Frame 1 (no input): blank canvas, image omitted
Frame 60 (no input): blank canvas, image omitted
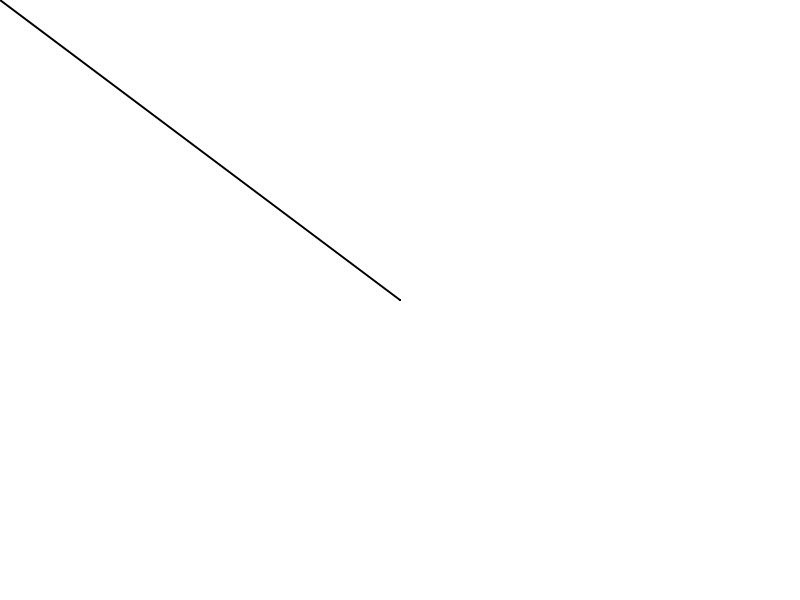
Frame 120 (the mouse pressed at the canvas centre since frame 60)

The p5.js sketch whose frames 1 and 60 were blank and that drew this single picture after the mouse press (run headless with seeded random() and noise() and a simulated clock; from frame 60 on, the mouse is pressed at the canvas centre):

// p5.js sketch
// ── sketch.js
let tool = 'pencil'; // Текущий инструмент
let strokeColor = '#000000'; // Цвет карандаша
let fillColor = '#ffffff'; // Цвет заливки фигуры
let strokeWeightValue = 2; // Толщина линии
let shapes = []; // Хранилище фигур для отрисовки

function setup() {
    createCanvas(800, 600);
    background(255);

    createUI(); // Создаём элементы управления
}

function draw() {
    if (mouseIsPressed && tool === 'pencil') {
        stroke(strokeColor);
        strokeWeight(strokeWeightValue);
        line(mouseX, mouseY, pmouseX, pmouseY);
    }
}

// Отслеживаем действия пользователя при клике
function mousePressed() {
    if (tool === 'circle') {
        let circle = {
            x: mouseX,
            y: mouseY,
            size: 50,
            fill: fillColor,
            stroke: strokeColor,
            strokeWeight: strokeWeightValue,
        };
        shapes.push(circle);
    }
}

// Отображение всех фигур
function drawShapes() {
    for (let shape of shapes) {
        fill(shape.fill);
        stroke(shape.stroke);
        strokeWeight(shape.strokeWeight);
        ellipse(shape.x, shape.y, shape.size, shape.size);
    }
}

// Создание панели управления
function createUI() {
    // Кнопка для выбора "обычного карандаша"
    let pencilButton = createButton('Обычный карандаш');
    pencilButton.mousePressed(() => {
        tool = 'pencil';
        strokeWeightValue = 2;
    });

    // Кнопка для выбора "толстого карандаша"
    let thickPencilButton = createButton('Толстый карандаш');
    thickPencilButton.mousePressed(() => {
        tool = 'pencil';
        strokeWeightValue = 8;
    });

    // Кнопка для выбора "рисования круга"
    let circleButton = createButton('Круг');
    circleButton.mousePressed(() => {
        tool = 'circle';
    });

    // Кнопки выбора цвета карандаша
    createDiv('Цвет карандаша:');
    ['#000000', '#ff0000', '#00ff00', '#0000ff'].forEach((color) => {
        let colorButton = createButton('');
        colorButton.style('background-color', color);
        colorButton.style('width', '20px');
        colorButton.style('height', '20px');
        colorButton.style('margin', '5px');
        colorButton.mousePressed(() => (strokeColor = color));
    });

    // Кнопки выбора цвета заливки
    createDiv('Цвет заливки:');
    ['#ffffff', '#ffaaaa', '#aaffaa', '#aaaaff'].forEach((color) => {
        let fillColorButton = createButton('');
        fillColorButton.style('background-color', color);
        fillColorButton.style('width', '20px');
        fillColorButton.style('height', '20px');
        fillColorButton.style('margin', '5px');
        fillColorButton.mousePressed(() => (fillColor = color));
    });

    // Кнопка "Очистить холст"
    let clearButton = createButton('Очистить холст');
    clearButton.mousePressed(() => {
        background(255);
        shapes = [];
    });
}
